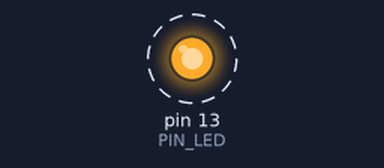
A sketch run on a simulated Arduino Uno, built with avr-gcc and run on an emulated ATmega328P. On the bench: output pins drawn as LEDs (lit = HIGH). Dashed ring = blinking. What the sketch prints to the serial monitor is not drawn.

Above: at 0.5 s.
Timing chart, 0 to 4.6 s (numbered marks = the images above):
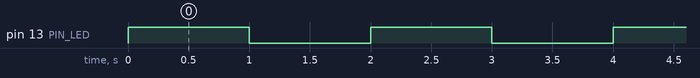

Measured:
- by itself, pin 13 (PIN_LED): alternates HIGH for 1.0 s and LOW for 1.0 s

The sketch:

04_example_3.ino
```cpp
#define PIN_LED 13
unsigned int count;
bool toggle;

void setup() {
  pinMode(PIN_LED, OUTPUT);
  Serial.begin(115200);
  while(!Serial) {

  }
  Serial.println("Hello World!");
  count = 0;
  toggle = LOW;
  digitalWrite(PIN_LED, toggle);
}
void loop() {
  Serial.println(++count);
  toggle = !toggle;
  digitalWrite(PIN_LED, toggle);
  delay(1000);
}
```
